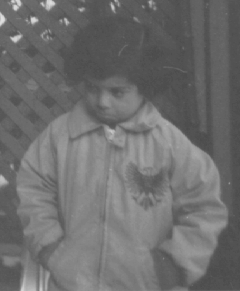
#> input picture week1/pout.tif, 240 x 291 px
$ python 4.py
#> lines starting #> are read from the running program, lines starting #| are printed output that depends on the picture
import numpy as np
from skimage import data
from skimage.color import rgb2hsv, hsv2rgb
import matplotlib.pyplot as plt
from skimage import io, color
from scipy.ndimage import gaussian_filter


# [9 lines left out: function one, not called in this run]


def cdfTransform(image, cdf):
    image = (image * 255).astype(np.uint8)

    transformed_image = cdf[image]

    return transformed_image

def two():
  image = io.imread("pout.tif") / 255.0
#> image: shape (291, 240) float64; min 0.29, max 0.878, mean 0.433

  histogram, _ = np.histogram(image, bins=256, range=[0,1])
#> histogram = 256 values, max 3628 at index 82, min 0 at index 0, mean 272.8

  cdf = np.cumsum(histogram)
#> cdf = 256 values from 0 to 69840
  cdf = cdf / cdf[-1]
#> cdf = 256 values from 0 to 1

  transformed_image = cdfTransform(image, cdf)
#> in cdfTransform, image is the input picture: shape (291, 240); min 74, max 224, mean 110.3
#> in cdfTransform, `transformed_image = cdf[image]`:
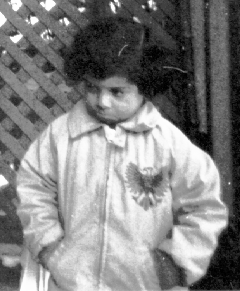
#> transformed_image: shape (291, 240) float64; min 2.86e-05, max 1, mean 0.511

  fig, ax = plt.subplots(1, 2, figsize=(12, 5))
  ax[0].imshow(image, cmap="gray")
  ax[0].set_title("Original Image")
  ax[0].axis("off")

  ax[1].imshow(transformed_image, cmap="gray")
  ax[1].set_title("Transformed using CDF")
  ax[1].axis("off")

  plt.show()
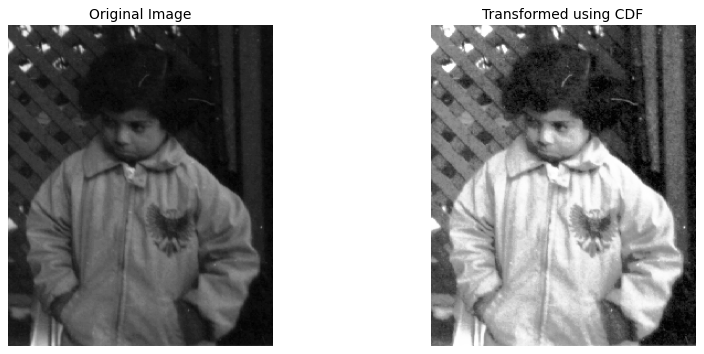
#> figure drawn by matplotlib, 2 panels

# [77 lines left out: functions pseudo_inverse, compute_cdf, histogram_matching, four, not called in this run]

two()
